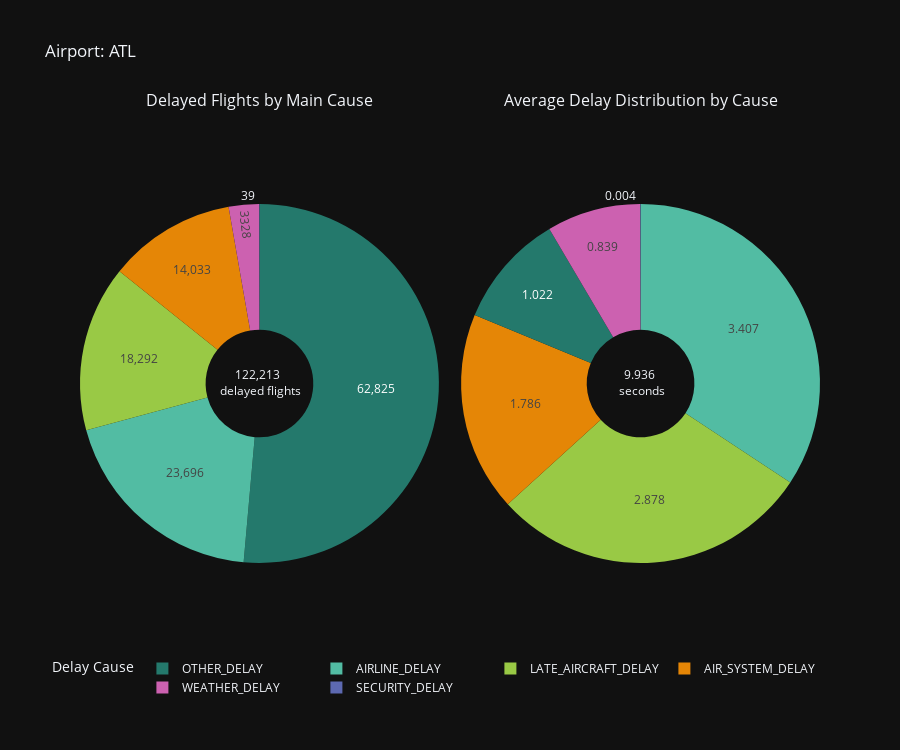

The notebook cell saved with this chart:
### Code cell
fig = make_subplots(rows=1, cols=2, subplot_titles= ["Delayed Flights by Main Cause","Average Delay Distribution by Cause"],
                    specs=[[{"type": "pie"}, {"type": "pie"}]], horizontal_spacing = 0.03, vertical_spacing = 0.03)

airport = "ATL"
delay_labels = ["AIR_SYSTEM_DELAY","SECURITY_DELAY","AIRLINE_DELAY","LATE_AIRCRAFT_DELAY","WEATHER_DELAY","OTHER_DELAY"]

#subplot 1
values1 = df_delayed[df_delayed["ORIGIN_AIRPORT"]==airport]["MAIN_DELAY_CAUSE"].value_counts().reindex(delay_labels)
fig.add_trace(go.Pie(labels=values1.index, values=values1, direction ='clockwise', marker_colors=px.colors.qualitative.Vivid, 
                            hole=.3, title ='{:,} <br> delayed flights'.format(values1.sum()),
                            hoverinfo='label+percent', textinfo='value'), row=1, col=1)

#subplot 2
values2 = df_airports[delay_labels].iloc[df_airports[df_airports["ORIGIN_AIRPORT"]==airport].index[0]]
fig.add_trace(go.Pie(labels=values2.index, values=values2, direction ='clockwise', marker_colors=px.colors.qualitative.Vivid, 
                            hole=.3, title = "%.3f <br> seconds" % (values2.sum()),
                            hoverinfo='label+percent', textinfo='value'), row=1, col=2)

fig.update_layout(title_text="Airport: %s" % (airport),
                  legend_title="Delay Cause", template="plotly_dark", height=750,
                legend=dict(orientation="h", y=0, x =-0.04))

fig.show()

### Figure 1 — Plotly figure (JSON) as saved in the notebook; plotly's stock layout.template omitted (floating-point values rounded to 4 significant figures)
{"data": [{"direction": "clockwise", "domain": {"x": [0, 0.485], "y": [0, 1]}, "hole": 0.3, "hoverinfo": "label+percent", "labels": ["AIR_SYSTEM_DELAY", "SECURITY_DELAY", "AIRLINE_DELAY", "LATE_AIRCRAFT_DELAY", "WEATHER_DELAY", "OTHER_DELAY"], "marker": {"colors": ["rgb(229, 134, 6)", "rgb(93, 105, 177)", "rgb(82, 188, 163)", "rgb(153, 201, 69)", "rgb(204, 97, 176)", "rgb(36, 121, 108)", "rgb(218, 165, 27)", "rgb(47, 138, 196)", "rgb(118, 78, 159)", "rgb(237, 100, 90)", "rgb(165, 170, 153)"]}, "textinfo": "value", "title": {"text": "122,213 <br> delayed flights"}, "type": "pie", "values": [14033, 39, 23696, 18292, 3328, 62825]}, {"direction": "clockwise", "domain": {"x": [0.515, 1], "y": [0, 1]}, "hole": 0.3, "hoverinfo": "label+percent", "labels": ["AIR_SYSTEM_DELAY", "SECURITY_DELAY", "AIRLINE_DELAY", "LATE_AIRCRAFT_DELAY", "WEATHER_DELAY", "OTHER_DELAY"], "marker": {"colors": ["rgb(229, 134, 6)", "rgb(93, 105, 177)", "rgb(82, 188, 163)", "rgb(153, 201, 69)", "rgb(204, 97, 176)", "rgb(36, 121, 108)", "rgb(218, 165, 27)", "rgb(47, 138, 196)", "rgb(118, 78, 159)", "rgb(237, 100, 90)", "rgb(165, 170, 153)"]}, "textinfo": "value", "title": {"text": "9.936 <br> seconds"}, "type": "pie", "values": [1.786, 0.004, 3.407, 2.878, 0.839, 1.022]}], "layout": {"annotations": [{"font": {"size": 16}, "showarrow": false, "text": "Delayed Flights by Main Cause", "x": 0.2425, "xanchor": "center", "xref": "paper", "y": 1, "yanchor": "bottom", "yref": "paper"}, {"font": {"size": 16}, "showarrow": false, "text": "Average Delay Distribution by Cause", "x": 0.7575, "xanchor": "center", "xref": "paper", "y": 1, "yanchor": "bottom", "yref": "paper"}], "height": 750, "legend": {"orientation": "h", "title": {"text": "Delay Cause"}, "x": -0.04, "y": 0}, "title": {"text": "Airport: ATL"}}}
